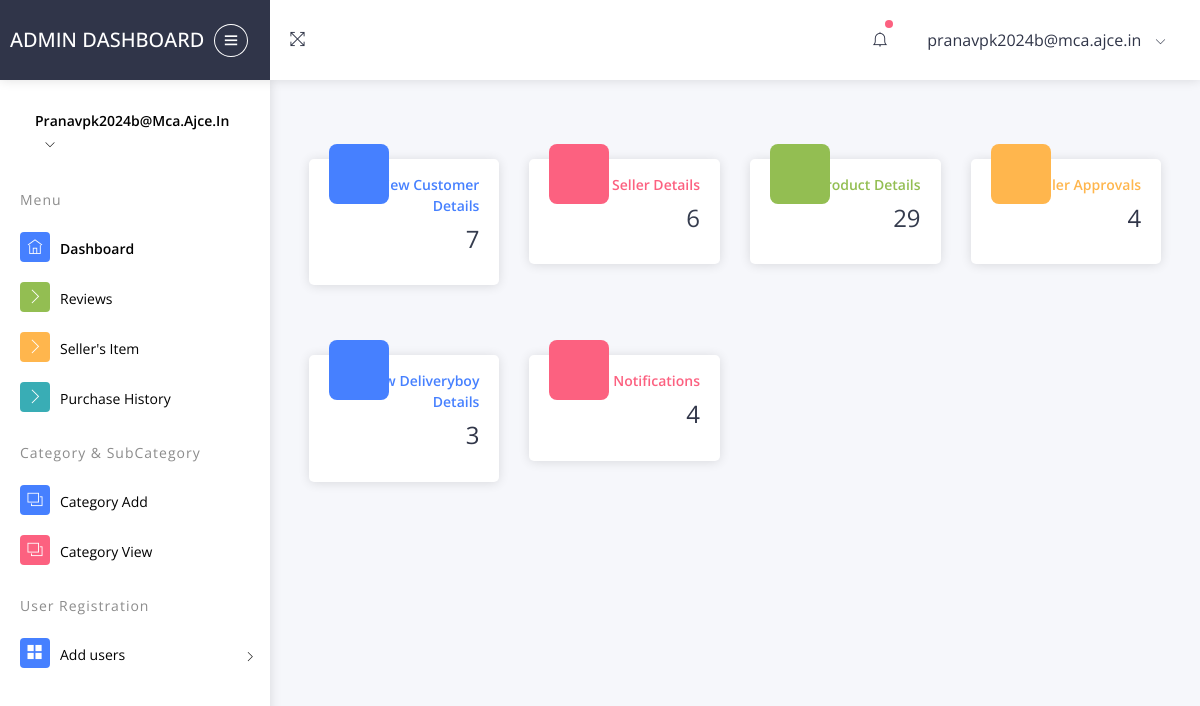
The page /myauth/adminreg/ (signed in) on the database its author committed.
### myauth/models.py (models this page shows)
class User(AbstractUser):
    class Role(models.TextChoices):
        ADMIN="ADMIN",'Admin'
        CUSTOMER="CUSTOMER",'Customer'
        DELIVERYBOY="DELIVERYBOY",'deliveryboy'
        SELLER="SELLER",'Seller'
    role = models.CharField(max_length=50,choices=Role.choices)

### myauth/views.py (the view)
# urls.py: path('adminreg/',views.adminreg,name='adminreg'),
@never_cache
@login_required(login_url="handlelogin")
def adminreg(request):
    customer_count = User.objects.filter(role='CUSTOMER').count()
    seller_count = User.objects.filter(role='SELLER').count()
    delivery_boy_count = User.objects.filter(role='DELIVERYBOY').count()
    approvcount = SellerProfile.objects.filter().count()
    productcount = Product.objects.filter().count()
    notificationcount = Notification.objects.filter().count()
    last_three_notifications = Notification.objects.order_by('-id')[:3]
    last_three_users = [{'username': notification.user.username, 'current_date': notification.current_date, 'name': f"{notification.user.first_name} {notification.user.last_name}"} for notification in last_three_notifications]
    context = {
        'customer_count': customer_count,
        'seller_count': seller_count,
        'delivery_boy_count': delivery_boy_count,
        'last_three_users': last_three_users,
        'approvcount': approvcount,
        'productcount' : productcount,
        'notificationcount' : notificationcount
    }
    return render(request, 'admintemplate.html', context)

### templates/admintemplate.html (shortened to what this page needs)
{% load static %}
<!DOCTYPE html>
<html lang="en">
<head>
      <link rel="stylesheet" type="text/css" href="{% static 'assetsss/css/bootstrap/css/bootstrap.min.css' %}">
      <link rel="stylesheet" type="text/css" href="{% static 'assetsss/icon/themify-icons/themify-icons.css' %}">
      <link rel="stylesheet" type="text/css" href="{% static 'assetsss/icon/icofont/css/icofont.css' %}">
      <link rel="stylesheet" type="text/css" href="{% static 'assetsss/css/style.css' %}">
      <link rel="stylesheet" type="text/css" href="{% static 'assetsss/css/jquery.mCustomScrollbar.css' %}">
  </head>
  <body>
    <div id="pcoded" class="pcoded">
        <div class="pcoded-container navbar-wrapper">
            <nav class="navbar header-navbar pcoded-header">
                <div class="navbar-wrapper">
                    <div class="navbar-logo">
                        <a class="mobile-menu" id="mobile-collapse" href="#!">
                            <i class="ti-menu"></i>
                        </a>
                        <a href="http://127.0.0.1:8000/myauth/adminreg/">
                            <h5>Admin Dashboard</h5>
                        </a>
                    </div>
                    <div class="navbar-container container-fluid">
                        <ul class="nav-left">
                            <li>
                                <a href="#!" onclick="javascript:toggleFullScreen()">
                                    <i class="ti-fullscreen"></i>
                                </a>
                            </li>
                        </ul>
                        <ul class="nav-right">
                            <li class="header-notification">
                                <a href="#!">
                                    <i class="ti-bell"></i>
                                    <span class="badge bg-c-pink"></span>
                                </a>
                            </li>
                            <li class="user-profile header-notification">
                                <a href="#!">
                                    <span>{{ user.username }}</span>
                                    <i class="ti-angle-down"></i>
                                </a>
                            </li>
                        </ul>
                    </div>
                </div>
            </nav>
            <div class="pcoded-main-container">
                <div class="pcoded-wrapper">
                    <nav class="pcoded-navbar">
                        <div class="pcoded-inner-navbar main-menu">
                            <div class="">
                                <div class="main-menu-header">
                                    <div class="user-details">
                                        <span>{{ user.username }}</span>
                                        <span id="more-details"><i class="ti-angle-down"></i></span>
                                    </div>
                                </div>
                            </div>
                            <div class="pcoded-navigatio-lavel" data-i18n="nav.category.navigation">Menu</div>
                            <ul class="pcoded-item pcoded-left-item">
                                <li class="active">
                                    <a href="http://127.0.0.1:8000/myauth/adminreg/">
                                        <span class="pcoded-micon"><i class="ti-home"></i><b>D</b></span>
                                        <span class="pcoded-mtext" data-i18n="nav.dash.main">Dashboard</span>
                                    </a>
                                </li>
                                        <li class=" ">
                                            <a href="http://127.0.0.1:8000/myauth/reviews/">
                                                <span class="pcoded-micon"><i class="ti-angle-right"></i></span>
                                                <span class="pcoded-mtext" data-i18n="nav.basic-components.alert">Reviews</span>
                                            </a>
                                        </li>
                                        <li class=" ">
                                            <a href="http://127.0.0.1:8000/myauth/sellers_item/">
                                                <span class="pcoded-micon"><i class="ti-angle-right"></i></span>
                                                <span class="pcoded-mtext" data-i18n="nav.basic-components.breadcrumbs"> Seller's Item </span>
                                            </a>
                                        </li>
                                        <li class=" ">
                                            <a href="http://127.0.0.1:8000/myauth/purchasing_history/">
                                                <span class="pcoded-micon"><i class="ti-angle-right"></i></span>
                                                <span class="pcoded-mtext" data-i18n="nav.basic-components.breadcrumbs">Purchase History</span>
                                            </a>
                                        </li>
                                    </ul>
                            <div class="pcoded-navigatio-lavel" data-i18n="nav.category.forms">Category & SubCategory</div>
                            <ul class="pcoded-item pcoded-left-item">
                                <li>
                                    <a href="http://127.0.0.1:8000/myauth/category_add/">
                                        <span class="pcoded-micon"><i class="ti-layers"></i><b>FC</b></span>
                                        <span class="pcoded-mtext" data-i18n="nav.form-components.main">Category Add</span>
                                    </a>
                                </li>
                                <li>
                                    <a href="http://127.0.0.1:8000/myauth/category_list/">
                                        <span class="pcoded-micon"><i class="ti-layers"></i><b>FC</b></span>
                                        <span class="pcoded-mtext" data-i18n="nav.form-components.main">Category View</span>
                                    </a>
                                </li>
                            </ul>
                           <div class="pcoded-navigatio-lavel" data-i18n="nav.category.forms"> User Registration</div>
                            <ul class="pcoded-item pcoded-left-item">
                                <li class="pcoded-hasmenu">
                                    <a href="javascript:void(0)">
                                        <span class="pcoded-micon"><i class="ti-layout-grid2-alt"></i></span>
                                        <span class="pcoded-mtext"  data-i18n="nav.basic-components.main">Add users</span>
                                    </a>
                    </nav>
                    <div class="pcoded-content">
                        <div class="pcoded-inner-content">
                            <div class="main-body">
                                <div class="page-wrapper">
                                    <div class="page-body">
                                        <div class="row">
                                            <div class="col-md-6 col-xl-3">
                                                <a href="http://127.0.0.1:8000/myauth/adminn/" style="text-decoration: none; color: inherit;">
                                                <div class="card widget-card-1">
                                                    <div class="card-block-small">
                                                        <i class="icofont icofont-users-social bg-c-blue card1-icon"></i>
                                                        <span class="text-c-blue f-w-600">View Customer Details</span>
                                                        <h4>{{ customer_count }}</h4>
                                                    </div>
                                                </div>
                                            </div>
                                            <div class="col-md-6 col-xl-3">
                                                <a href="http://127.0.0.1:8000/myauth/sellerr/" style="text-decoration: none; color: inherit;">
                                                <div class="card widget-card-1">
                                                    <div class="card-block-small">
                                                        <i class="icofont icofont-users-alt-1 bg-c-pink card1-icon"></i>
                                                        <span class="text-c-pink f-w-600">View Seller Details</span>
                                                        <h4>{{ seller_count }}</h4>
                                                    </div>
                                                </div>
                                            </div>
                                            <div class="col-md-6 col-xl-3">
                                                <a href="http://127.0.0.1:8000/myauth/admin_prodview/" style="text-decoration: none; color: inherit;">
                                                    <div class="card widget-card-1">
                                                        <div class="card-block-small">
                                                            <i class="icofont icofont-database bg-c-green card1-icon"></i>
                                                            <span class="text-c-green f-w-600">View Product Details</span>
                                                            <h4>{{ productcount }}</h4>
                                                        </div>
                                                    </div>
                                                </a>
                                            </div>
                                            <div class="col-md-6 col-xl-3">
                                                <a href="http://127.0.0.1:8000/myauth/sellor_approval/" class="card-link">
                                                    <div class="card widget-card-1">
                                                        <div class="card-block-small">
                                                            <i class="icofont icofont-phoenix bg-c-yellow card1-icon"></i>
                                                            <span class="text-c-yellow f-w-600">View Seller Approvals</span>
                                                            <h4>{{approvcount}}</h4>
                                                        </div>
                                                    </div>
                                                </a>
                                            </div>
                                            <div class="col-md-6 col-xl-3">
                                                <a href="http://127.0.0.1:8000/myauth/delivery_vieww/" class="card-link">
                                                    <div class="card widget-card-1">
                                                        <div class="card-block-small">
                                                            <i class="icofont icofont-fast-delivery bg-c-blue card1-icon"></i>
                                                            <span class="text-c-blue f-w-600">View Deliveryboy Details</span>
                                                            <h4>{{delivery_boy_count}}</h4>
                                                        </div>
                                                    </div>
                                                </a>
                                            </div>
                                            <div class="col-md-6 col-xl-3">
                                                <a href="http://127.0.0.1:8000/myauth/notification_view/" class="card-link">
                                                    <div class="card widget-card-1">
                                                        <div class="card-block-small">
                                                            <i class="icofont icofont-notification bg-c-pink card1-icon"></i>
                                                           <span class="text-c-pink f-w-600">Notifications</span>
                                                            <h4>{{notificationcount}}</h4>
                                                        </div>
                                                    </div>
                                                </a>
                                            </div>
                                            </div>
                                        </div>
                                    </div>
                                </div>
                            </div>
                        </div>
                    </div>
                </div>
            </div>
        </div>
</body>
</html>

### rows shown on the page
User: username "pranavpk2024b@mca.ajce.in", username "Pranavpk2024b@mca.ajce.in"

### other values the page prints
{{ customer_count }} "7"
{{ seller_count }} "6"
{{ productcount }} "29"
{{ approvcount }} "4"
{{ delivery_boy_count }} "3"
{{ notificationcount }} "4"
